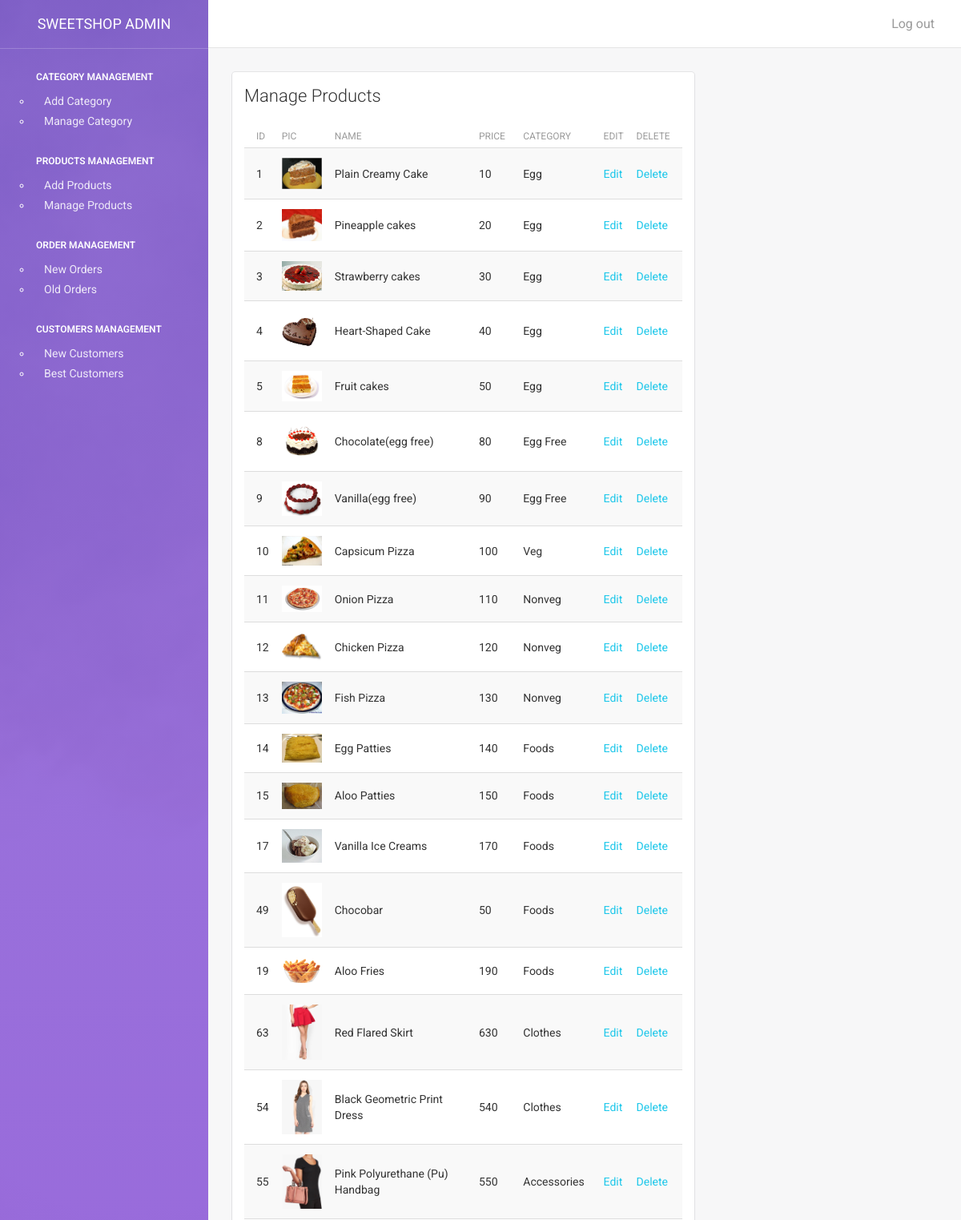
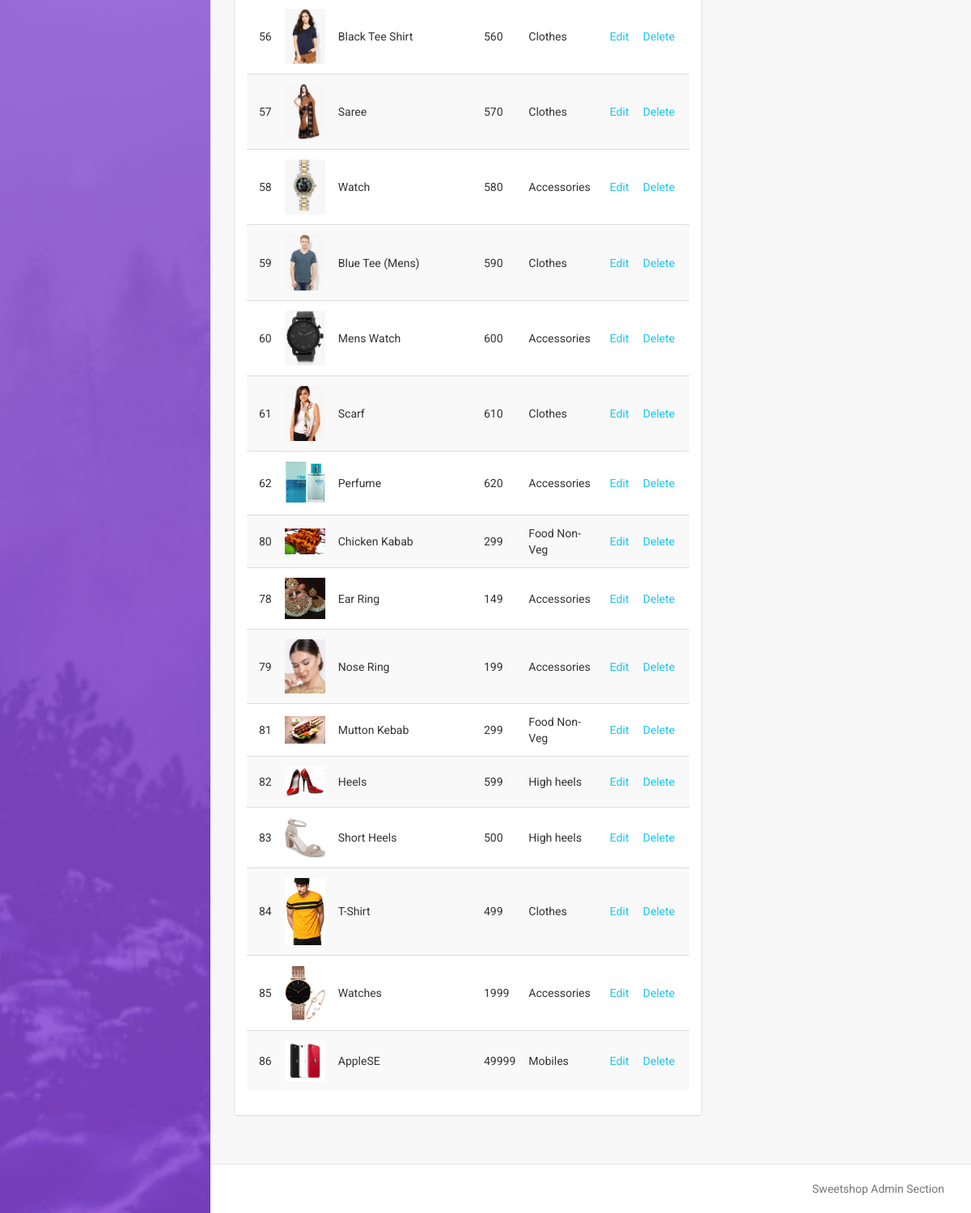
The page /admin/manage_products.php (signed in) on the database its author committed (2 pictures, top to bottom).
### tables this page shows
CREATE TABLE `products` (
  `id` int(11) NOT NULL,
  `name` varchar(100) NOT NULL DEFAULT '',
  `details` text NOT NULL,
  `image` varchar(100) NOT NULL DEFAULT '',
  `price` int(4) NOT NULL DEFAULT '0',
  `cid` int(6) NOT NULL DEFAULT '0'
);

CREATE TABLE `category` (
  `cid` int(6) NOT NULL,
  `cname` varchar(100) NOT NULL DEFAULT '',
  `parent_id` int(6) NOT NULL DEFAULT '0'
);

### www/admin/manage_products.php (the view, shortened to what this page needs)
<?php
include "lib/config.php";
include "lib/header.php";
?>
<div class="col-md-8">
    <div class="card">
        <div class="header">
            <h4 class="title">Manage Products</h4>
        </div>
        <div class="content">
             <table class="table table-hover table-striped">
                                    <thead>
                                        <th>ID</th>
                                        <th>Pic</th>
                                        <th>Name</th>
                                        <th>Price</th>
                                        <th>Category </th>
                                        <th>Edit</th>
                                        <th>Delete</th>
                                    </thead>
                                    <tbody>
            <?php
            $sql = "SELECT * FROM `products` WHERE 1";
            $res = $db->query($sql);
            while($row = $res->fetch_array())
            {
                $sql2 = "SELECT * FROM `category` WHERE `cid` = '$row[cid]'";
                $res2 = $db->query($sql2);
                $row2 = $res2->fetch_array();
              print "<tr>
                        <td>$row[id]</td>
                        <td><IMG SRC = \"../$row[image]\" WIDTH = 50></td>
                        <td>$row[name]</td>
                        <td>$row[price]</td>
                        <td>$row2[cname]</td>
                        <td><A HREF = edit_product.php?edit_id=$row[id]>Edit</A></td>
                        <td><A HREF = \"manage_products.php?del_id=$row[id]\" ONCLICK = \"return confirm('Are you sure?');\">Delete</A></td>
                    </tr>";
            }
            ?>
                                    </tbody>
                                </table>
        </div>
    </div>
</div>
<?php
include "lib/footer.php";
?>

### rows shown on the page
products: id "1", shows a picture, name "Plain Creamy Cake", price "10", cid.cname "Egg"
products: id "2", shows a picture, name "Pineapple cakes", price "20", cid.cname "Egg"
products: id "3", shows a picture, name "Strawberry cakes", price "30", cid.cname "Egg"
products: id "4", shows a picture, name "Heart-Shaped Cake", price "40", cid.cname "Egg"
products: id "5", shows a picture, name "Fruit cakes", price "50", cid.cname "Egg"
products: id "8", shows a picture, name "Chocolate(egg free)", price "80", cid.cname "Egg Free"
products: id "9", shows a picture, name "Vanilla(egg free)", price "90", cid.cname "Egg Free"
products: id "10", shows a picture, name "Capsicum Pizza", price "100", cid.cname "Veg"
products: id "11", shows a picture, name "Onion Pizza", price "110", cid.cname "Nonveg"
products: id "12", shows a picture, name "Chicken Pizza", price "120", cid.cname "Nonveg"
products: id "13", shows a picture, name "Fish Pizza", price "130", cid.cname "Nonveg"
products: id "14", shows a picture, name "Egg Patties", price "140", cid.cname "Foods"
products: id "15", shows a picture, name "Aloo Patties", price "150", cid.cname "Foods"
products: id "17", shows a picture, name "Vanilla Ice Creams", price "170", cid.cname "Foods"
products: id "49", shows a picture, name "Chocobar", price "50", cid.cname "Foods"
products: id "19", shows a picture, name "Aloo Fries", price "190", cid.cname "Foods"
products: id "63", shows a picture, name "Red Flared Skirt", price "630", cid.cname "Clothes"
products: id "54", shows a picture, name "Black Geometric Print Dress", price "540", cid.cname "Clothes"
products: id "55", shows a picture, name "Pink Polyurethane (Pu) Handbag", price "550", cid.cname "Accessories"
products: id "56", shows a picture, name "Black Tee Shirt", price "560", cid.cname "Clothes"
products: id "57", shows a picture, name "Saree", price "570", cid.cname "Clothes"
products: id "58", shows a picture, name "Watch", price "580", cid.cname "Accessories"
products: id "59", shows a picture, name "Blue Tee (Mens)", price "590", cid.cname "Clothes"
products: id "60", shows a picture, name "Mens Watch", price "600", cid.cname "Accessories"
products: id "61", shows a picture, name "Scarf", price "610", cid.cname "Clothes"
products: id "62", shows a picture, name "Perfume", price "620", cid.cname "Accessories"
products: id "80", shows a picture, name "Chicken Kabab", price "299", cid.cname "Food Non-Veg"
products: id "78", shows a picture, name "Ear Ring", price "149", cid.cname "Accessories"
products: id "79", shows a picture, name "Nose Ring", price "199", cid.cname "Accessories"
products: id "81", shows a picture, name "Mutton Kebab", price "299", cid.cname "Food Non-Veg"
products: id "82", shows a picture, name "Heels", price "599", cid.cname "High heels"
products: id "83", shows a picture, name "Short Heels", price "500", cid.cname "High heels"
products: id "84", shows a picture, name "T-Shirt", price "499", cid.cname "Clothes"
products: id "85", shows a picture, name "Watches", price "1999", cid.cname "Accessories"
products: id "86", shows a picture, name "AppleSE", price "49999", cid.cname "Mobiles"
